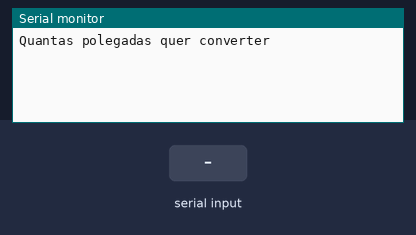
Recording of a sketch running on a simulated Arduino Uno, built with avr-gcc and run on an emulated ATmega328P. Shown: the last lines printed to the serial monitor. Inputs (shaded band) come from the test bench.

Above: at 1.2 s.
1.3 s: "90,45\n" received over Serial
At 1.7 s:
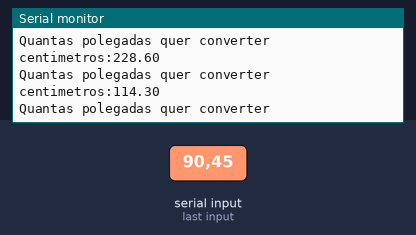
2.8 s: "30,150\n" received over Serial
At 4.3 s:
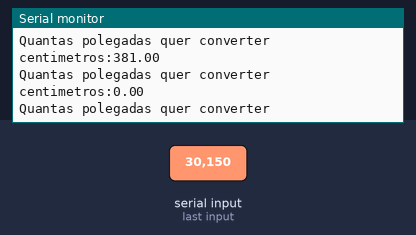
Timing chart, 0 to 5.8 s (numbered marks = the images above; inputs shaded):
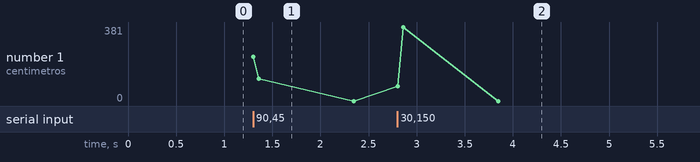

Measured:
- after the input at 1.3 s, the serial monitor: prints a new line at once (image 1)
- after the input at 2.8 s, the serial monitor: prints a new line at once (image 2)

The sketch:

lomb_61.ino
```cpp
//Faça um programa que receba a medida em polegadas e exiba esse número em
//centímetros.
float pol = 0.0;
float cm = 0.0;

void setup()
{
    Serial.begin(9600);
}

void loop()
{
  //Entrada
  Serial.println("Quantas polegadas quer converter");
  while( ! Serial.available() );//espera o usuário digitar
  pol = Serial.parseFloat();

  //Processamento
 float cm = pol * 2.54;

  //Saída
    Serial.println("centimetros:" + String(cm));
}
```
